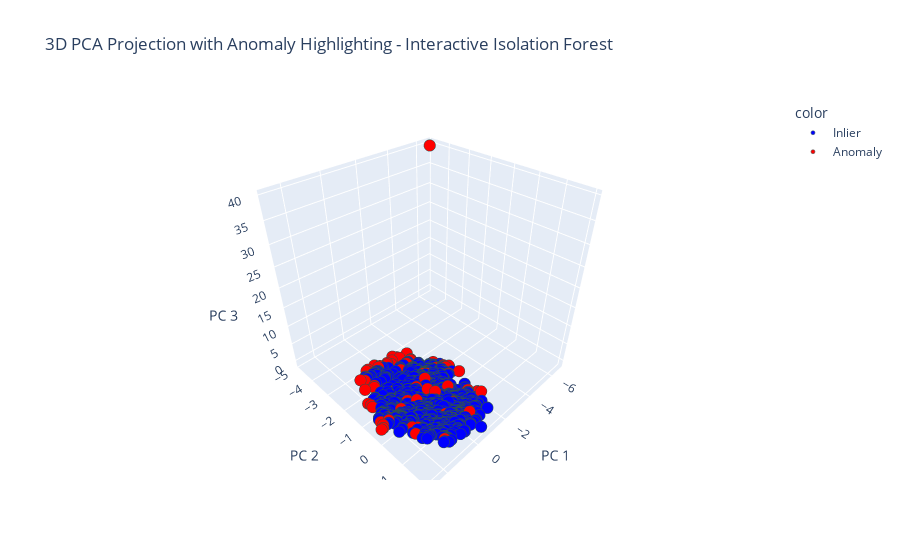

This figure's notebook cell:
### Code cell
import plotly.express as px


labels = ['Inlier' if lab == 1 else 'Anomaly' for lab in predict_test]
color_map = {'Inlier': 'blue', 'Anomaly': 'red'}

# Interactive 3D scatter plot
fig = px.scatter_3d(
    x=feature_pca3[:, 0],
    y=feature_pca3[:, 1],
    z=feature_pca3[:, 2],
    color=labels,
    color_discrete_map=color_map,
    title='3D PCA Projection with Anomaly Highlighting - Interactive Isolation Forest',
    labels={'x': 'PC 1', 'y': 'PC 2', 'z': 'PC 3'}
)
fig.update_traces(marker=dict(size=4, line=dict(width=0.5, color='DarkSlateGrey')))
fig.show()

### Figure 1 — Plotly figure (JSON) as saved in the notebook; plotly's stock layout.template omitted (floating-point values rounded to 4 significant figures; data arrays with more than 128 entries replaced by an {"elided": "..."} marker saying what was removed)
{"data": [{"hovertemplate": "color=Inlier<br>PC 1=%{x}<br>PC 2=%{y}<br>PC 3=%{z}<extra></extra>", "legendgroup": "Inlier", "marker": {"color": "blue", "line": {"color": "DarkSlateGrey", "width": 0.5}, "size": 4, "symbol": "circle"}, "mode": "markers", "name": "Inlier", "scene": "scene", "showlegend": true, "type": "scatter3d", "x": {"elided": "1608 float values"}, "y": {"elided": "1608 float values"}, "z": {"elided": "1608 float values"}}, {"hovertemplate": "color=Anomaly<br>PC 1=%{x}<br>PC 2=%{y}<br>PC 3=%{z}<extra></extra>", "legendgroup": "Anomaly", "marker": {"color": "red", "line": {"color": "DarkSlateGrey", "width": 0.5}, "size": 4, "symbol": "circle"}, "mode": "markers", "name": "Anomaly", "scene": "scene", "showlegend": true, "type": "scatter3d", "x": [1.203, 2.196, 2.675, -0.6504, -1.286, 0.8135, 1.423, 2.227, 1.195, -0.979, -2.193, -0.03303, -0.3735, -1.121, 2.538, -0.1908, -0.09291, 1.77, 2.781, 1.535, 0.3001, 2.675, -0.09135, -2.219, 0.9182, 1.194, 0.894, -1.991, -1.986, -1.352, -6.689, 0.8515, -1.006, -2.049, -2.102, 1.318, -0.6441, -0.5605, -1.524, -0.1996, -2.463, -2.244, 0.8751, 0.7733, 0.5308, 1.505, 0.07659, 2.237, 1.521, -0.391, 1.713, 1.376, -1.788, 0.3197, -1.358, -0.7628, 2.118, -0.9161, -0.9151, -1.359, 1.719, 0.3606, -1.909, -1.877, 2.674, 0.176, 2.469, -0.2364, 0.9168, 2.674, -0.4213, 1.284, 0.2138, -1.251, -2.192, 1.324, 0.7683, -0.6694, 1.134, 0.1723, -2.552, -1.356, -1.115, -2.098, -2.195, 2.608, 2.258, 1.849, -0.2031], "y": [-2.407, -1.306, -0.2496, 1.37, -2.036, -1.197, -0.3789, -1.19, -2.522, -2.388, -0.899, -0.514, -2.352, -1.171, -0.4922, -2.461, -0.7727, -2.017, -0.243, -2.502, -0.7415, -0.249, 0.4296, -0.9191, -1.434, -2.522, -1.452, 1.069, -1.282, -2.037, -4.835, -0.5094, -2.0, -0.5167, 0.8467, -1.901, 0.6086, -2.487, -2.398, -0.4086, -0.7815, -0.7886, -2.747, -2.758, -0.2856, -1.082, 0.7837, -1.424, 0.5189, -0.04847, -1.064, -2.382, 0.5959, -2.773, -2.041, -2.626, -0.4945, -2.502, -2.501, -2.042, 0.3953, -2.497, -1.076, -1.202, -0.2501, -2.571, -0.6374, -2.488, -0.7216, -0.2503, -1.876, -1.928, -0.758, -1.063, -0.8981, -1.897, -1.241, -0.7625, 1.45, -2.574, -0.3115, -2.039, 0.06582, 0.8504, -0.9006, -0.3017, -0.3203, 0.6577, -0.2921], "z": [-0.02381, 0.08418, 0.3331, 1.311, -0.3829, -0.3365, 0.8545, 0.1409, -0.08085, -0.208, -0.2949, -0.4618, -0.294, -0.4473, 0.3612, -0.2896, 0.4116, -0.07536, 0.3294, -0.07598, -0.3941, 0.3277, 0.23, -0.1209, -0.3128, -0.07813, -0.1496, 1.225, 0.03629, -0.4144, 39.63, 0.6367, -0.4905, -0.5053, -0.05553, -0.2052, 0.5766, -0.2519, -0.4131, -0.4163, -0.422, -0.2335, -0.3205, -0.2674, 0.85, -0.06614, 0.3785, 0.0908, 0.2848, 1.414, -0.123, -0.1642, 0.2206, -0.3769, -0.375, -0.1859, 0.2293, -0.3095, -0.3162, -0.3641, 0.428, 0.3481, -0.6456, -0.5751, 0.3372, -0.1802, 0.5601, -0.0617, -0.3182, 0.3386, -0.201, 0.02862, -0.287, -0.407, -0.303, -0.2405, 0.04735, 1.204, 0.4178, -0.1558, -0.457, -0.39, 1.145, -0.08815, -0.2813, 0.7858, 0.7668, 0.3686, 1.632]}], "layout": {"legend": {"title": {"text": "color"}, "tracegroupgap": 0}, "scene": {"domain": {"x": [0, 1], "y": [0, 1]}, "xaxis": {"title": {"text": "PC 1"}}, "yaxis": {"title": {"text": "PC 2"}}, "zaxis": {"title": {"text": "PC 3"}}}, "title": {"text": "3D PCA Projection with Anomaly Highlighting - Interactive Isolation Forest"}}}
